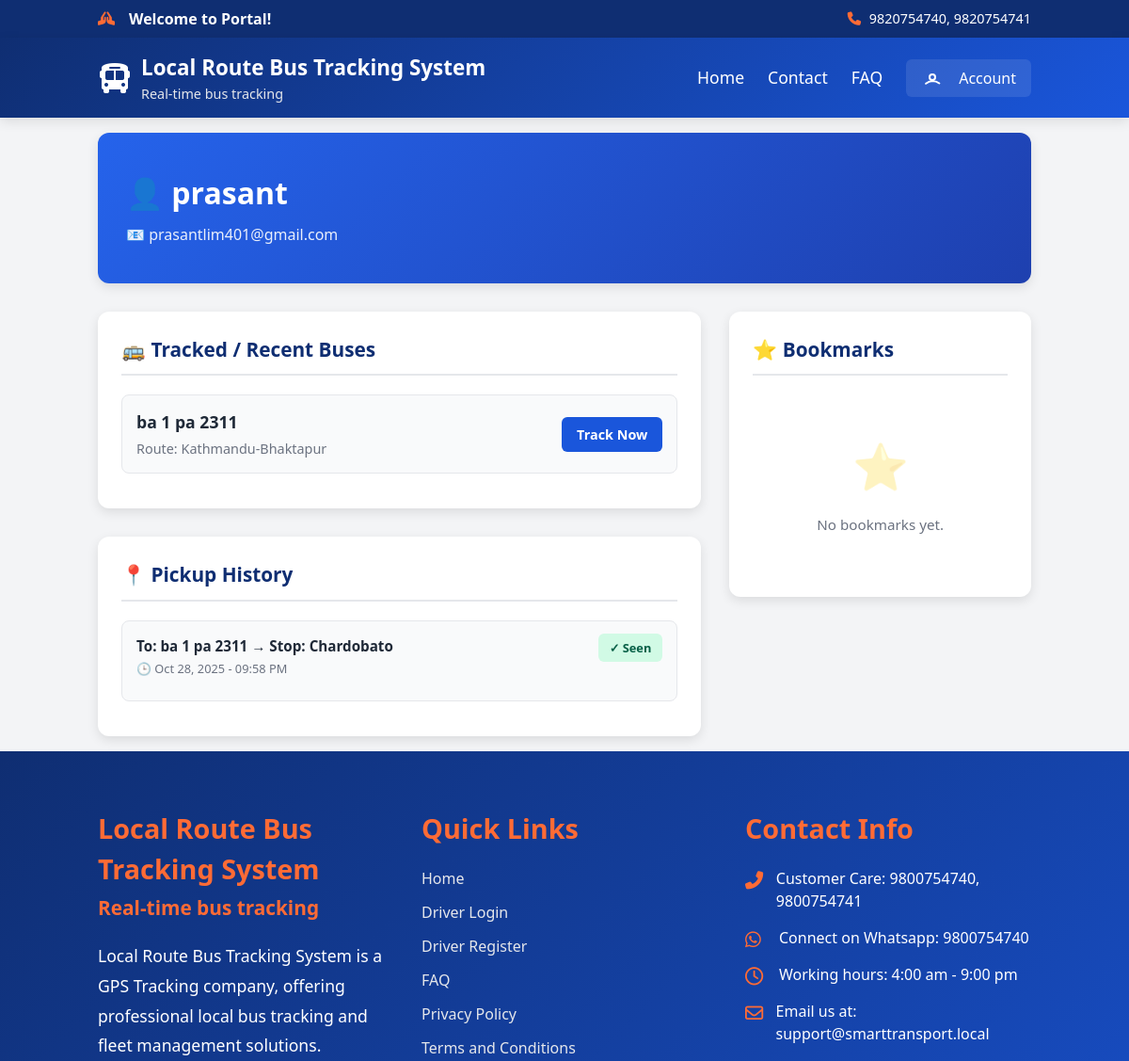
The page /user/profile/17/ (upper part) on the database as committed earlier.
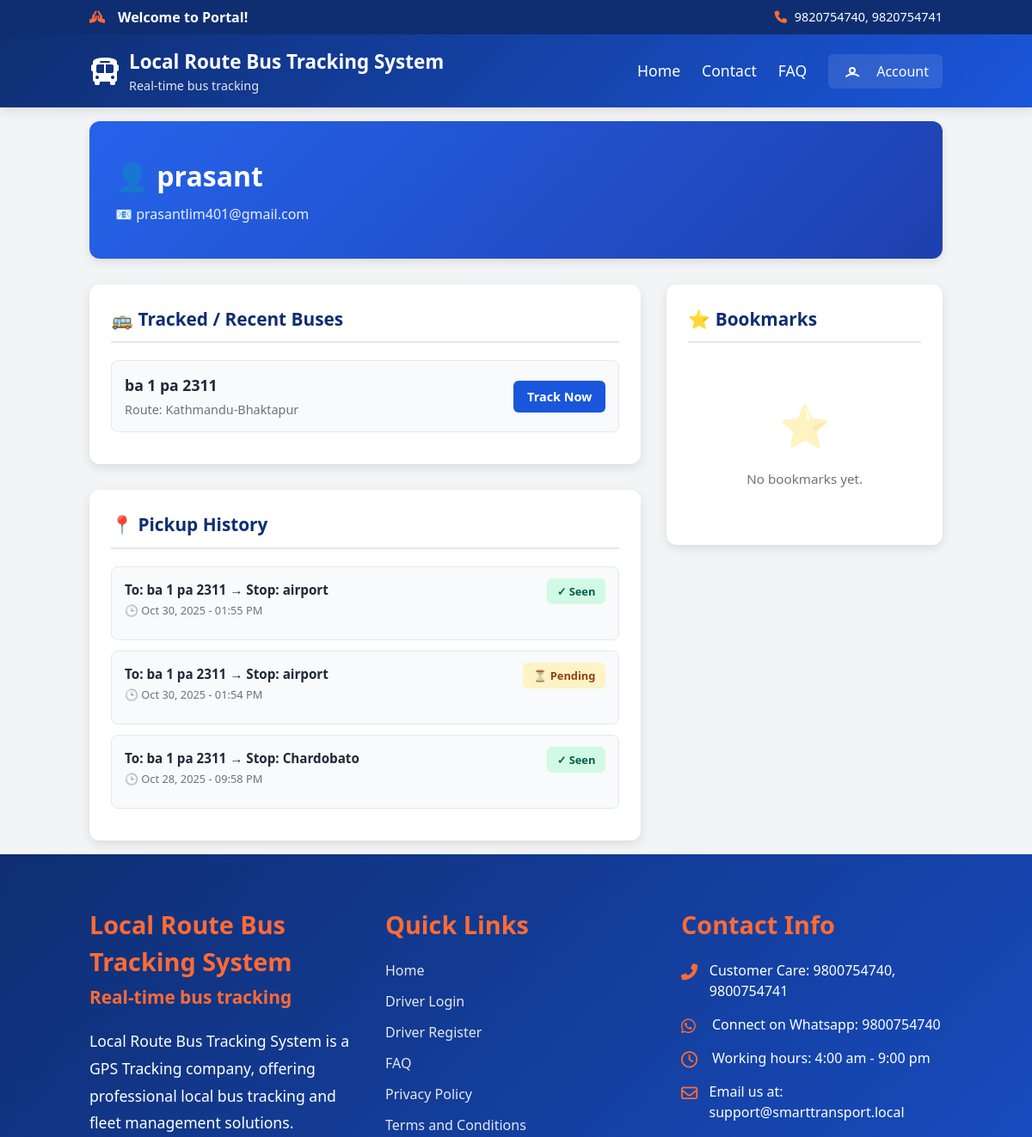
The same page on the database as committed later.
### core/models.py (models this page shows, shortened)
class Bus(models.Model):
    number_plate = models.CharField(max_length=50)
    total_seats = models.PositiveIntegerField(default=25)
    driver = models.ForeignKey(Driver, on_delete=models.CASCADE, related_name='buses')
    route = models.ForeignKey('BusRoute', on_delete=models.PROTECT, related_name='buses')
    current_lat = models.FloatField(null=True, blank=True)
    current_lng = models.FloatField(null=True, blank=True)
    eta_seconds = models.IntegerField(null=True, blank=True)
    eta_smoothed_seconds = models.FloatField(null=True, blank=True)
    eta_passed_counter = models.IntegerField(default=0)
    eta_updated_at = models.DateTimeField(null=True, blank=True)
    nearest_stop_index = models.IntegerField(null=True, blank=True)

class BusRoute(models.Model):
    name = models.CharField(max_length=100, unique=True)
    stops = models.ManyToManyField('Stop', through='RouteStop', related_name='routes')
    is_active = models.BooleanField(default=False)
    polyline = models.TextField(null=True, blank=True)
    route_length_m = models.FloatField(null=True, blank=True)
    reverse_route = models.ForeignKey(
        'self',
        on_delete=models.SET_NULL,
        null=True,
        blank=True,
        related_name='forward_route',
        help_text="The reverse direction of this route"
    )

class PickupRequest(models.Model):
    STATUS_PENDING = 'pending'
    STATUS_ACK = 'acknowledged'
    STATUS_REJECTED = 'rejected'
    STATUS_CHOICES = [
        (STATUS_PENDING, 'Pending'),
        (STATUS_ACK, 'Acknowledged'),
        (STATUS_REJECTED, 'Rejected'),
    ]
    user = models.ForeignKey('auth.User', on_delete=models.CASCADE, related_name='pickup_requests')
    bus = models.ForeignKey(Bus, on_delete=models.CASCADE, related_name='pickup_requests')
    stop = models.CharField(max_length=255)
    message = models.TextField(blank=True)
    status = models.CharField(max_length=20, choices=STATUS_CHOICES, default=STATUS_PENDING)
    created_at = models.DateTimeField(auto_now_add=True)
    seen_by_driver = models.BooleanField(default=False)

### core/views.py (the view)
# urls.py: path('user/profile/<int:user_id>/', views.user_profile, name='user_profile'),
def user_profile(request, user_id):
    try:
        profile_user = User.objects.get(id=user_id)
        pickups = PickupRequest.objects.filter(user=profile_user).order_by('-created_at')[:200]
        bookmarks = Bookmark.objects.filter(user=profile_user).select_related('bus').order_by('-created_at')[:200]
        tracked = []
        seen = set()
        for p in pickups:
            if p.bus and p.bus.id not in seen:
                tracked.append(p.bus)
                seen.add(p.bus.id)
        for b in bookmarks:
            if b.bus and b.bus.id not in seen:
                tracked.append(b.bus)
                seen.add(b.bus.id)
        context = {
            'profile_user': profile_user,
            'pickups': pickups,
            'bookmarks': bookmarks,
            'tracked_buses': tracked,
        }
        return render(request, 'user/profile.html', context)
    except User.DoesNotExist:
        return render(request, 'user/profile.html', {'profile_user': None})

### core/templates/user/profile.html (shortened to what this page needs)
{% extends 'base.html' %}
{% load static %}
{% block content %}
{% if profile_user %}
        <div class="profile-header">
            <div class="profile-info">
                <div class="user-details">
                    <h2>👤 {{ profile_user.username }}</h2>
                    <div class="user-email">
                        📧 {{ profile_user.email }}
                    </div>
                </div>
            </div>
        </div>
        <div class="profile-grid">
            <div>
                <div class="section-card">
                    <h3 class="section-title">
                        🚌 Tracked / Recent Buses
                    </h3>
                    {% if tracked_buses %}
                        <ul class="bus-list">
                            {% for bus in tracked_buses %}
                                <li class="bus-item">
                                    <div class="bus-item-content">
                                        <div>
                                            <div class="bus-number">{{ bus.number_plate }}</div>
                                            <div class="bus-route">
                                                Route: {% if bus.route %}{{ bus.route.name }}{% else %}—{% endif %}
                                            </div>
                                        </div>
                                        <a href="{% url 'track_bus' bus.id %}" class="track-btn">
                                            Track Now
                                        </a>
                                    </div>
                                </li>
                            {% endfor %}
                        </ul>
                    {% else %}
                        <div class="empty-state">
                            <div class="empty-state-icon">🚌</div>
                            <p class="empty-state-text">No recent tracked buses.</p>
                        </div>
                    {% endif %}
                </div>
                <div class="section-card" style="margin-top: 30px;">
                    <h3 class="section-title">
                        📍 Pickup History
                    </h3>
                    {% if pickups %}
                        <ul class="pickup-list">
                            {% for p in pickups %}
                                <li class="pickup-item">
                                    <div class="pickup-item-content">
                                        <div class="pickup-details">
                                            <div class="pickup-to">
                                                To: {% if p.bus %}{{ p.bus.number_plate }}{% else %}—{% endif %}
                                                → Stop: {{ p.stop }}
                                            </div>
                                            <div class="pickup-time">
                                                🕒 {{ p.created_at|date:"M d, Y - h:i A" }}
                                            </div>
                                        </div>
                                        <div>
                                            <span class="status-badge {% if p.seen_by_driver %}status-seen{% else %}status-unseen{% endif %}">
                                                {% if p.seen_by_driver %}✓ Seen{% else %}⏳ Pending{% endif %}
                                            </span>
                                        </div>
                                    </div>
                                </li>
                            {% endfor %}
                        </ul>
                    {% else %}
                        <div class="empty-state">
                            <div class="empty-state-icon">📍</div>
                            <p class="empty-state-text">No pickup history.</p>
                        </div>
                    {% endif %}
                </div>
            </div>
            <div>
                <div class="section-card">
                    <h3 class="section-title">
                        ⭐ Bookmarks
                    </h3>
                    {% if bookmarks %}
                        <ul class="bookmark-list">
                            {% for b in bookmarks %}
                                <li class="bookmark-item">
                                    <div class="bookmark-item-content">
                                        <div class="bookmark-info">
                                            <div class="bookmark-bus">
                                                {% if b.bus %}{{ b.bus.number_plate }}{% else %}—{% endif %}
                                            </div>
                                            <div class="bookmark-date">
                                                Added: {{ b.created_at|date:"M d, Y" }}
                                            </div>
                                        </div>
                                        <button data-bus-id="{{ b.bus.id }}" class="remove-bookmark">
                                            Remove
                                        </button>
                                    </div>
                                </li>
                            {% endfor %}
                        </ul>
                    {% else %}
                        <div class="empty-state">
                            <div class="empty-state-icon">⭐</div>
                            <p class="empty-state-text">No bookmarks yet.</p>
                        </div>
                    {% endif %}
                </div>
            </div>
        </div>
{% endif %}
{% endblock %}

### core/templates/base.html (shortened to what this page needs)
<!DOCTYPE html>
<html lang="en">
<head>
    <script src="https://cdn.tailwindcss.com"></script>
    <link rel="stylesheet" href="https://cdnjs.cloudflare.com/ajax/libs/font-awesome/6.4.0/css/all.min.css">
</head>
<body class="bg-gray-100 flex flex-col min-h-screen">
    <div class="upper-header">
        <div class="container mx-auto px-4">
            <div class="upper-header-content">
                <div class="welcome-message">
                   <i class="fa-solid fa-hands-praying"></i>
                   <div class="welcome-text"><p>Welcome to Portal!</p></div>
                </div>
                <div>
                    <p><i class="fa solid fa-phone"></i> 9820754740, 9820754741</p>
                </div>
            </div>
        </div>
    </div>
    <header>
        <div class="container mx-auto px-4">
            <div class="header-content" style="display: flex; justify-content: space-between; align-items: center; gap: 20px;">
                <div class="logo">
                    <i class="fa-solid fa-bus fa-2x"></i>
                    <div class="logo-text">Local Route Bus Tracking System<span style="display: block; font-size: 0.9rem; font-weight: 400; color: #e5e7eb;">Real-time bus tracking</span></div>
                </div>
                  <div style="display: flex; align-items: center; gap: 25px;">
                <nav>
                     <ul style="display: flex; gap: 25px; align-items: center; margin: 0; padding: 0;">
                        <li><a href="{% url 'homepage' %}">Home</a></li>
                        <li><a>Contact</a></li>
                        <li><a>FAQ</a></li>
                    </ul>
                </nav>
                <div class="user-menu-container">
                    <button id="userMenuBtn" class="flex items-center space-x-2">
                        <svg xmlns="http://www.w3.org/2000/svg" class="h-6 w-6" fill="none" viewBox="0 0 24 24" stroke="currentColor">
                          <path stroke-linecap="round" stroke-linejoin="round" stroke-width="2" d="M5.121 17.804A13.937 13.937 0 0112 15c2.761 0 5.303.9 7.379 2.439M15 11a3 3 0 11-6 0 3 3 0 016 0z" />
                        </svg>
                        <span class="hidden sm:inline">Account</span>
                    </button>
                </div>
            </div>
            </div>
        </div>
    </header>
    <main class="flex-grow p-4 container mx-auto">
        {% block content %}{% endblock %}
    </main>
    <footer>
        <div class="container mx-auto px-4">
            <div class="footer-content">
                <div class="footer-column">
                    <h3>Local Route Bus Tracking System<span class="Slogan">Real-time bus tracking</span></h3>
                    <p>Local Route Bus Tracking System is a GPS Tracking company, offering professional local bus tracking and fleet management solutions.</p>
                </div>
                <div class="footer-column">
                    <h3>Quick Links</h3>
                    <ul class="footer-links">
                        <li><a href="{% url 'homepage' %}">Home</a></li>
                        <li><a href="{% url 'driver_login' %}">Driver Login</a></li>
                        <li><a href="{% url 'driver_register' %}">Driver Register</a></li>
                        <li><a href="#">FAQ</a></li>
                        <li><a href="#">Privacy Policy</a></li>
                        <li><a href="#">Terms and Conditions</a></li>
                    </ul>
                </div>
                <div class="footer-column">
                    <h3>Contact Info</h3>
                    <ul class="contact-info">
                        <li>
                            <i class="fas fa-phone-alt"></i>
                            <span>Customer Care: 9800754740, 9800754741</span>
                        </li>
                        <li>
                            <i class="fab fa-whatsapp"></i>
                            <span>Connect on Whatsapp: 9800754740</span>
                        </li>
                        <li>
                            <i class="far fa-clock"></i>
                            <span>Working hours: 4:00 am - 9:00 pm</span>
                        </li>
                        <li>
                            <i class="far fa-envelope"></i>
                            <span>Email us at: support@smarttransport.local</span>
                        </li>
                    </ul>
                </div>
            </div>
        </div>
    </footer>
</body>
</html>

### core/templates/user/profile.html (style rules this page uses)
.profile-header { background: linear-gradient(135deg, #2563EB 0%, #1E40AF 100%); color: white; padding: 40px 30px; border-radius: 12px; box-shadow: 0 4px 12px rgba(0, 0, 0, 0.1); margin-bottom: 30px; }
.profile-info { display: flex; align-items: center; justify-content: space-between; flex-wrap: wrap; gap: 20px; }
.user-details h2 { font-size: 2rem; font-weight: 700; margin: 0 0 8px 0; color: white; }
.user-email { font-size: 1rem; opacity: 0.9; display: flex; align-items: center; gap: 8px; }
.profile-grid { display: grid; grid-template-columns: 2fr 1fr; gap: 30px; margin-top: 30px; }
.section-card { background: white; padding: 25px; border-radius: 12px; box-shadow: 0 4px 12px rgba(0, 0, 0, 0.1); }
.section-title { font-size: 1.3rem; font-weight: 700; color: var(--secondary); margin-bottom: 20px; padding-bottom: 10px; border-bottom: 2px solid #e5e7eb; display: flex; align-items: center; gap: 10px; }
.bus-list, .pickup-list, .bookmark-list { list-style: none; padding: 0; margin: 0; }
.bus-item, .pickup-item, .bookmark-item { padding: 15px; border: 1px solid #e5e7eb; border-radius: 8px; margin-bottom: 12px; transition: all 0.3s ease; background: #f9fafb; }
.bus-item-content { display: flex; justify-content: space-between; align-items: center; }
.bus-number { font-size: 1.1rem; font-weight: 700; color: var(--dark); }
.bus-route { font-size: 0.9rem; color: #6b7280; margin-top: 4px; }
.track-btn { background: var(--primary); color: white; padding: 8px 16px; border-radius: 6px; text-decoration: none; font-weight: 600; font-size: 0.9rem; transition: all 0.3s ease; }
.pickup-item-content { display: flex; justify-content: space-between; align-items: start; gap: 15px; }
.pickup-details { flex: 1; }
.pickup-to { font-size: 0.95rem; color: var(--dark); font-weight: 600; margin-bottom: 4px; }
.pickup-time { font-size: 0.8rem; color: #6b7280; margin-bottom: 8px; }
.status-badge { padding: 6px 12px; border-radius: 6px; font-size: 0.8rem; font-weight: 600; white-space: nowrap; }
.status-seen { background: #d1fae5; color: #065f46; }
.status-unseen { background: #fef3c7; color: #92400e; }
.empty-state { text-align: center; padding: 40px 20px; color: #6b7280; }
.empty-state-icon { font-size: 3rem; margin-bottom: 15px; opacity: 0.3; }
.empty-state-text { font-size: 0.95rem; }

Rows that differ between the two databases and show on the page:
added PickupRequest: bus.number_plate "ba 1 pa 2311", stop "airport", created_at "Oct 30, 2025 - 01:55 PM", seen_by_driver "✓ Seen"
added PickupRequest: bus.number_plate "ba 1 pa 2311", stop "airport", created_at "Oct 30, 2025 - 01:54 PM", seen_by_driver "⏳ Pending"
